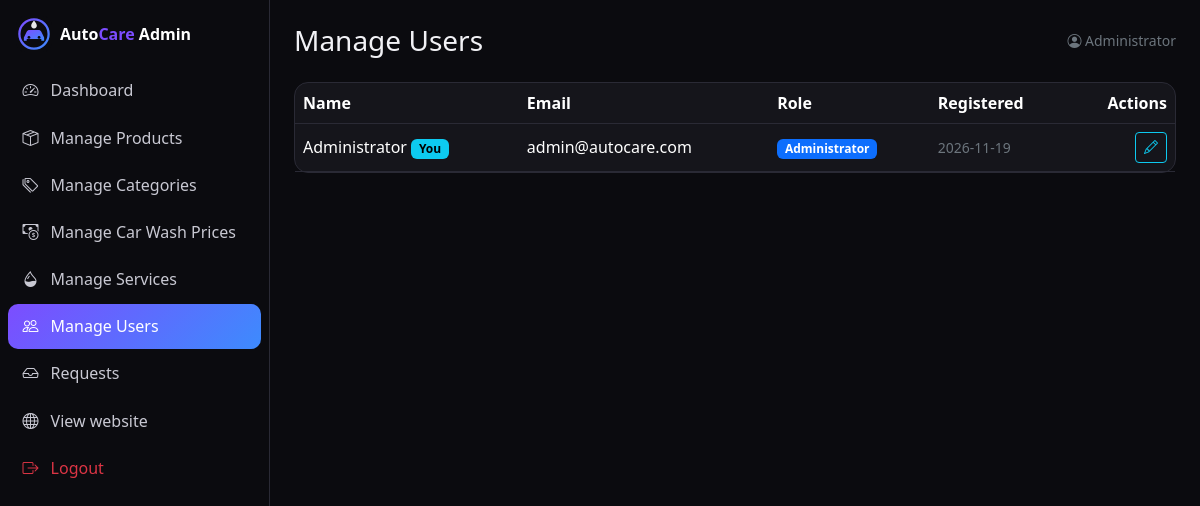
The app's page /admin/usuarios.php (signed in) with its own data.
### tables this page shows
CREATE TABLE usuarios (
  id INT UNSIGNED AUTO_INCREMENT PRIMARY KEY,
  nombre VARCHAR(100) NOT NULL,
  email VARCHAR(120) NOT NULL UNIQUE,
  password VARCHAR(255) NOT NULL,
  rol ENUM('admin','cliente') NOT NULL DEFAULT 'cliente',
  creado_en TIMESTAMP NOT NULL DEFAULT CURRENT_TIMESTAMP
);

### config/conexion.php (called while the page is built, shortened)
<?php
function e($v) { return htmlspecialchars((string)$v, ENT_QUOTES, 'UTF-8'); }

### admin/usuarios.php (the view, shortened to what this page needs)
<?php
require_once __DIR__ . '/../includes/verificar_sesion.php'; require_admin();
$yo = (int)$_SESSION['user']['id'];
$lista = $pdo->query('SELECT id, nombre, email, rol, creado_en FROM usuarios ORDER BY id')->fetchAll();
include __DIR__ . '/../includes/admin_header.php';
?>
<div class="card"><div class="table-responsive"><table class="table table-hover align-middle mb-0">
  <thead><tr><th>Name</th><th>Email</th><th>Role</th><th>Registered</th><th class="text-end">Actions</th></tr></thead><tbody>
  <?php foreach ($lista as $u): $json = ['id' => $u['id'], 'nombre' => $u['nombre'], 'email' => $u['email'], 'rol' => $u['rol']]; ?>
    <tr><td><?= e($u['nombre']) ?><?= (int)$u['id'] === $yo ? ' <span class="badge text-bg-info">You</span>' : '' ?></td><td><?= e($u['email']) ?></td>
      <td><span class="badge <?= $u['rol'] === 'admin' ? 'text-bg-primary' : 'text-bg-secondary' ?>"><?= $u['rol'] === 'admin' ? 'Administrator' : 'Customer' ?></span></td>
      <td class="text-secondary small"><?= e(date('Y-m-d', strtotime($u['creado_en']))) ?></td>
      <td class="text-end text-nowrap">
        <button class="btn btn-sm btn-outline-info btn-editar" data-bs-toggle="modal" data-bs-target="#modalCrud" data-json="<?= e(json_encode($json)) ?>"><i class="bi bi-pencil"></i></button>
        <?php if ((int)$u['id'] !== $yo): ?>
        <form method="post" class="d-inline form-eliminar" data-msg="Delete user &quot;<?= e($u['nombre']) ?>&quot;?"><?= csrf_field() ?><input type="hidden" name="accion" value="eliminar"><input type="hidden" name="id" value="<?= (int)$u['id'] ?>">
          <button class="btn btn-sm btn-outline-danger"><i class="bi bi-trash"></i></button></form>
        <?php endif; ?></td></tr>
  <?php endforeach; ?></tbody></table></div></div>
<?php include __DIR__ . '/../includes/admin_footer.php'; ?>

### assets/css/estilos.css (style rules this page uses)
:root { --bg:#0b0b0f;--surface:#15151b;--surface2:#1d1d26;--line:#2a2a35;--accent:#7c4dff;--accent2:#3d8bfd }
[data-bs-theme=dark] { --bs-body-bg:var(--bg);--bs-body-color:#f1f1f5;--bs-border-color:var(--line) }
body { background:var(--bg);font-family:'Segoe UI',system-ui,-apple-system,sans-serif }
.card { background:var(--surface);border:1px solid var(--line);border-radius:14px }

### assets/css/admin.css (style rules this page uses)
body.admin { background:#0b0b0f }
.table { --bs-table-bg:transparent }

### records on screen
usuarios: nombre "Administrator", shows "You", email "admin@autocare.com", rol "Administrator", creado_en "2026-11-19"

### other values on screen
$label "Dashboard"
$label "Manage Products"
$label "Manage Categories"
$label "Manage Car Wash Prices"
$label "Manage Services"
$label "Manage Users"
$label "Requests"
$adminTitle "Manage Users"
$_SESSION['user']['nombre'] "Administrator"
